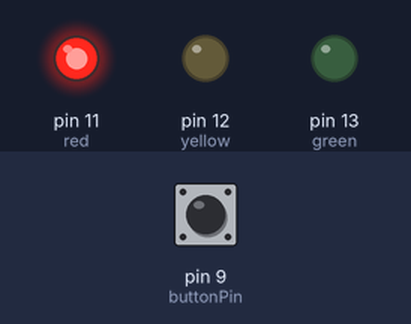
This sketch was run on a simulated Arduino Uno, built with avr-gcc and run on an emulated ATmega328P. Shown: output pins drawn as LEDs (lit = HIGH). Dashed ring = blinking. The test bench sets the inputs (shaded band); at power-on: pin 9 (buttonPin) LOW.

Above: at 1.2 s.
1.3 s: pin 9 (buttonPin) pulled HIGH for 0.15 s
At 1.45 s:
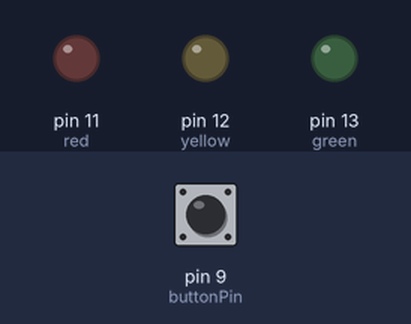
4.3 s: pin 9 (buttonPin) pulled HIGH for 3.2 s
At 4.55 s:
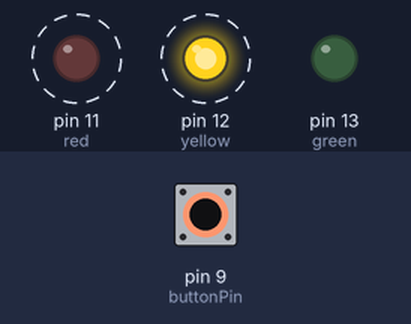
At 5.35 s:
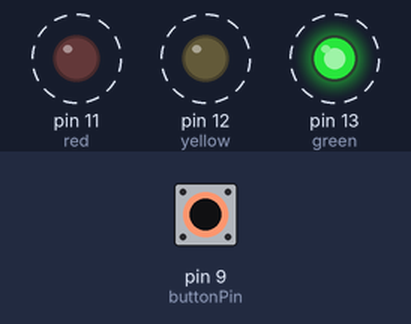
Timing chart, 0 to 9.4 s (numbered marks = the images above; inputs shaded):
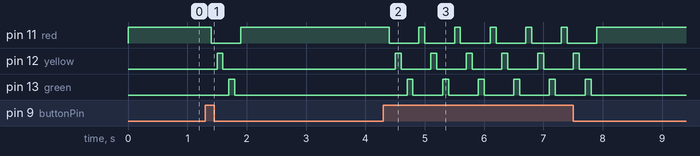

The sketch:

random11219.ino
```cpp
int red = 11;
int yellow = 12;
int green = 13;
int brightness = HIGH;
int lowness = LOW;
int onOffDelay = 100;
int offTime = 100;
int buttonPin = 9;

void setup() {
  // put your setup code here, to run once:
pinMode(red,OUTPUT);
pinMode(yellow,OUTPUT);
pinMode(green,OUTPUT);
pinMode(buttonPin,INPUT);
}

void loop() {
  // put your main code here, to run repeatedly:
if (digitalRead(buttonPin) == HIGH)
{
  digitalWrite(red,brightness);
  delay(onOffDelay);
  digitalWrite(red,lowness);
  delay(offTime);

  digitalWrite(yellow,brightness);
  delay(onOffDelay);
  digitalWrite(yellow,lowness);
  delay(offTime);

  digitalWrite(green,brightness);
  delay(onOffDelay);
  digitalWrite(green,lowness);
  delay(offTime);
}else{
  digitalWrite(red,HIGH);
  delay(offTime);
  digitalWrite(red,LOW);
  }
}
```

Measured:
- after the input at 1.3 s, pin 11 (red): HIGH → LOW after 0.10 s, → HIGH 0.50 s later; pin 12 (yellow): LOW → HIGH after 0.20 s, → LOW 0.10 s later; pin 13 (green): LOW → HIGH after 0.40 s, → LOW 0.10 s later
- after the input at 4.3 s, pin 11 (red): alternates HIGH for 0.10 s and LOW for 0.50 s, 12 changes in all, then stays HIGH, starting after 0.10 s; pin 12 (yellow): alternates HIGH for 0.10 s and LOW for 0.50 s, 12 changes in all, then stays LOW, starting after 0.20 s
